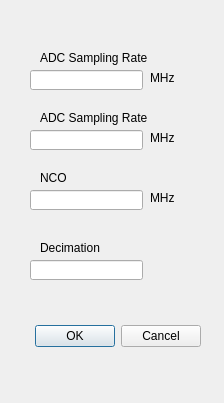
<?xml version="1.0" encoding="UTF-8"?>
<ui version="4.0">
 <class>Dialog</class>
 <widget class="QDialog" name="Dialog">
  <property name="geometry">
   <rect>
    <x>0</x>
    <y>0</y>
    <width>224</width>
    <height>403</height>
   </rect>
  </property>
  <property name="windowTitle">
   <string>Dialog</string>
  </property>
  <widget class="QDialogButtonBox" name="buttonBox">
   <property name="geometry">
    <rect>
     <x>-140</x>
     <y>320</y>
     <width>341</width>
     <height>32</height>
    </rect>
   </property>
   <property name="orientation">
    <enum>Qt::Horizontal</enum>
   </property>
   <property name="standardButtons">
    <set>QDialogButtonBox::Cancel|QDialogButtonBox::Ok</set>
   </property>
  </widget>
  <widget class="QLineEdit" name="lineEdit">
   <property name="geometry">
    <rect>
     <x>30</x>
     <y>70</y>
     <width>113</width>
     <height>20</height>
    </rect>
   </property>
  </widget>
  <widget class="QLabel" name="label">
   <property name="geometry">
    <rect>
     <x>40</x>
     <y>50</y>
     <width>111</width>
     <height>16</height>
    </rect>
   </property>
   <property name="text">
    <string>ADC Sampling Rate</string>
   </property>
  </widget>
  <widget class="QLabel" name="label_2">
   <property name="geometry">
    <rect>
     <x>150</x>
     <y>70</y>
     <width>111</width>
     <height>16</height>
    </rect>
   </property>
   <property name="text">
    <string>MHz</string>
   </property>
  </widget>
  <widget class="QLineEdit" name="lineEdit_2">
   <property name="geometry">
    <rect>
     <x>30</x>
     <y>130</y>
     <width>113</width>
     <height>20</height>
    </rect>
   </property>
   <property name="text">
    <string/>
   </property>
  </widget>
  <widget class="QLabel" name="label_3">
   <property name="geometry">
    <rect>
     <x>40</x>
     <y>110</y>
     <width>111</width>
     <height>16</height>
    </rect>
   </property>
   <property name="text">
    <string>ADC Sampling Rate</string>
   </property>
  </widget>
  <widget class="QLabel" name="label_4">
   <property name="geometry">
    <rect>
     <x>150</x>
     <y>130</y>
     <width>111</width>
     <height>16</height>
    </rect>
   </property>
   <property name="text">
    <string>MHz</string>
   </property>
  </widget>
  <widget class="QLabel" name="label_5">
   <property name="geometry">
    <rect>
     <x>40</x>
     <y>170</y>
     <width>111</width>
     <height>16</height>
    </rect>
   </property>
   <property name="text">
    <string>NCO</string>
   </property>
  </widget>
  <widget class="QLineEdit" name="lineEdit_3">
   <property name="geometry">
    <rect>
     <x>30</x>
     <y>190</y>
     <width>113</width>
     <height>20</height>
    </rect>
   </property>
   <property name="text">
    <string/>
   </property>
  </widget>
  <widget class="QLabel" name="label_6">
   <property name="geometry">
    <rect>
     <x>150</x>
     <y>190</y>
     <width>111</width>
     <height>16</height>
    </rect>
   </property>
   <property name="text">
    <string>MHz</string>
   </property>
  </widget>
  <widget class="QLineEdit" name="lineEdit_4">
   <property name="geometry">
    <rect>
     <x>30</x>
     <y>260</y>
     <width>113</width>
     <height>20</height>
    </rect>
   </property>
   <property name="text">
    <string/>
   </property>
  </widget>
  <widget class="QLabel" name="label_7">
   <property name="geometry">
    <rect>
     <x>40</x>
     <y>240</y>
     <width>111</width>
     <height>16</height>
    </rect>
   </property>
   <property name="text">
    <string>Decimation</string>
   </property>
  </widget>
 </widget>
 <resources/>
 <connections>
  <connection>
   <sender>buttonBox</sender>
   <signal>rejected()</signal>
   <receiver>Dialog</receiver>
   <slot>reject()</slot>
   <hints>
    <hint type="sourcelabel">
     <x>316</x>
     <y>260</y>
    </hint>
    <hint type="destinationlabel">
     <x>286</x>
     <y>274</y>
    </hint>
   </hints>
  </connection>
  <connection>
   <sender>buttonBox</sender>
   <signal>accepted()</signal>
   <receiver>Dialog</receiver>
   <slot>accept()</slot>
   <hints>
    <hint type="sourcelabel">
     <x>248</x>
     <y>254</y>
    </hint>
    <hint type="destinationlabel">
     <x>157</x>
     <y>274</y>
    </hint>
   </hints>
  </connection>
 </connections>
</ui>
